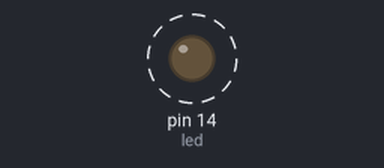
A sketch run on a simulated Arduino Uno, built with avr-gcc and run on an emulated ATmega328P. On the bench: output pins drawn as LEDs (lit = HIGH). Dashed ring = blinking.

Above: at 0.4 s.
Timing chart, 0 to 4.5 s (numbered marks = the images above):
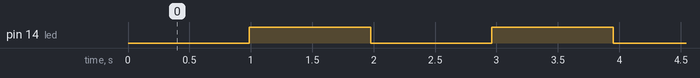

The sketch:

req1.ino
```cpp
// global variable to count the number of overflows
volatile uint8_t tot_overflow;
// TIMER0 overflow interrupt service routine
// called whenever TCNT0 overflows
ISR(TIMER2_OVF_vect)
{
  // keep a track of number of overflows
  tot_overflow++;
}

void timer2_init()
{
  // initialize counter
  TCNT2 = 0;

  // enable overflow interrupt
  TIMSK2 |= (1 << TOIE2);


  TCCR2B |= ((1 << CS22) | (1 << CS20) | (1 << CS21));


}

void setup() {
  // put your setup code here, to run once:
  // connect led to pin PC0
  DDRC |= (1 << PC0);
  PORTC &= (~(1 << PC0));
  // enable global interrupts
  sei();
  // initialize timer
  timer2_init();

}

void loop() {
  // put your main code here, to run repeatedly:
   if (tot_overflow >= 30)
    {

      // check if the timer count reaches 131
      if (TCNT2 >= 131)
      {

        PORTC ^= (1 << PC0); // toggles the led
        TCNT2 = 0;           // reset counter
        tot_overflow = 0;    // reset overflow counter
      }
    }

}
```

Measured:
- by itself, pin 14 (led): alternates HIGH for 0.99 s and LOW for 0.99 s
